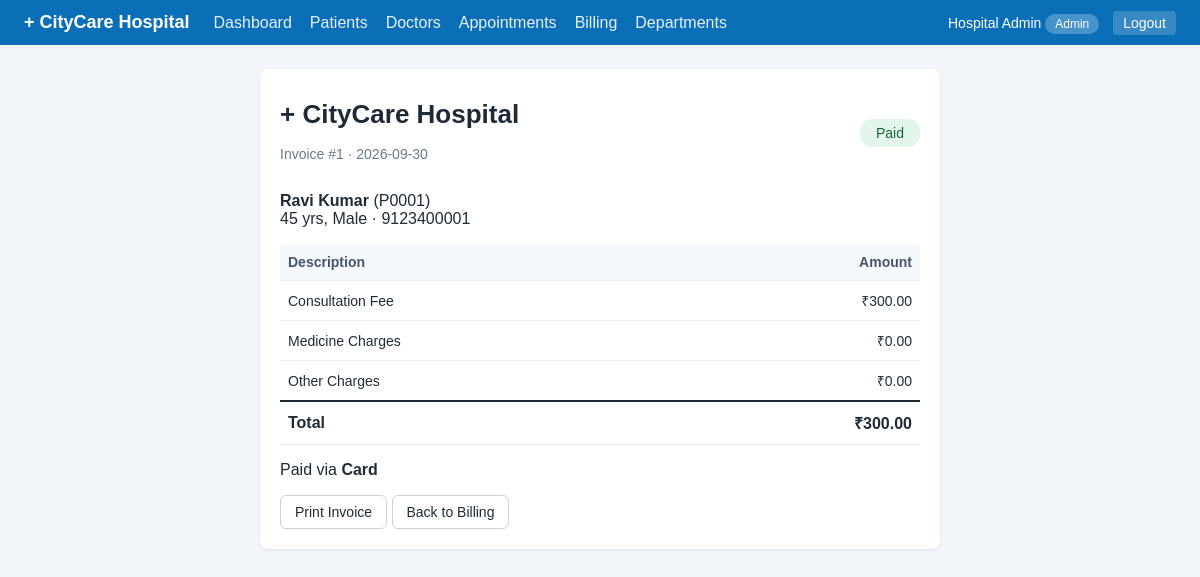
/billing/1 (signed in), run on the app's committed database.
### tables this page shows
CREATE TABLE bills (
    id               INTEGER PRIMARY KEY AUTOINCREMENT,
    patient_id       INTEGER NOT NULL,
    appointment_id   INTEGER,
    consultation_fee REAL NOT NULL DEFAULT 0,
    medicine_charges REAL NOT NULL DEFAULT 0,
    other_charges    REAL NOT NULL DEFAULT 0,
    total            REAL NOT NULL,
    status           TEXT NOT NULL DEFAULT 'Unpaid' CHECK (status IN ('Unpaid', 'Paid')),
    payment_method   TEXT,
    bill_date        TEXT NOT NULL DEFAULT (date('now')),
    FOREIGN KEY (patient_id)     REFERENCES patients(id)     ON DELETE CASCADE,
    FOREIGN KEY (appointment_id) REFERENCES appointments(id) ON DELETE SET NULL
);

CREATE TABLE patients (
    id          INTEGER PRIMARY KEY AUTOINCREMENT,
    name        TEXT NOT NULL,
    age         INTEGER NOT NULL,
    gender      TEXT NOT NULL,
    phone       TEXT NOT NULL,
    blood_group TEXT,
    address     TEXT,
    created_at  TEXT NOT NULL DEFAULT (date('now'))
);

### app.py (the view)
@app.route("/billing/<int:bill_id>")
@login_required("admin", "receptionist")
def bill_view(bill_id):
    bill = query("SELECT b.*, p.name AS patient_name, p.phone, p.age, p.gender FROM bills b "
                 "JOIN patients p ON p.id = b.patient_id WHERE b.id = ?", (bill_id,), one=True)
    if not bill:
        flash("Bill not found.", "error")
        return redirect(url_for("billing"))
    return render_template("bill_view.html", bill=bill)

### app.py (called while the page is built)
def get_db():
    if "db" not in g:
        g.db = sqlite3.connect(DATABASE)
        g.db.row_factory = sqlite3.Row
        g.db.execute("PRAGMA foreign_keys = ON")
    return g.db

def query(sql, args=(), one=False):
    rows = get_db().execute(sql, args).fetchall()
    if one:
        return rows[0] if rows else None
    return rows

def login_required(*roles):
    def decorator(f):
        @wraps(f)
        def wrapper(*args, **kwargs):
            if "user_id" not in session:
                return redirect(url_for("login"))
            if roles and session.get("role") not in roles:
                flash("You do not have permission to open that page.", "error")
                return redirect(url_for("dashboard"))
            return f(*args, **kwargs)
        return wrapper
    return decorator

@app.template_filter("pid")
def patient_code(value):
    return f"P{int(value):04d}"

@app.template_filter("money")
def money(value):
    return f"₹{float(value):,.2f}"

@app.context_processor
def inject_today():
    return {"today": str(date.today())}

### templates/bill_view.html (shortened to what this page needs)
{% extends "base.html" %}
{% block content %}
<div class="invoice card">
  <div class="row-between">
    <div><h1>+ CityCare Hospital</h1><p class="muted">Invoice #{{ bill.id }} &middot; {{ bill.bill_date }}</p></div>
    <span class="badge big {{ bill.status|lower }}">{{ bill.status }}</span>
  </div>
  <p><b>{{ bill.patient_name }}</b> ({{ bill.patient_id|pid }})<br>
     {{ bill.age }} yrs, {{ bill.gender }} &middot; {{ bill.phone }}</p>
  <table>
    <tr><th>Description</th><th class="right">Amount</th></tr>
    <tr><td>Consultation Fee</td><td class="right">{{ bill.consultation_fee|money }}</td></tr>
    <tr><td>Medicine Charges</td><td class="right">{{ bill.medicine_charges|money }}</td></tr>
    <tr><td>Other Charges</td><td class="right">{{ bill.other_charges|money }}</td></tr>
    <tr class="total"><td>Total</td><td class="right">{{ bill.total|money }}</td></tr>
  </table>
  {% if bill.status == 'Paid' %}
    <p>Paid via <b>{{ bill.payment_method }}</b></p>
  {% endif %}
  <div class="no-print">
    <button class="btn" onclick="window.print()">Print Invoice</button>
    <a class="btn" href="{{ url_for('billing') }}">Back to Billing</a>
  </div>
</div>
{% endblock %}

### static/style.css (style rules this page uses)
* { box-sizing: border-box; }
body { margin: 0; font-family: Arial, Helvetica, sans-serif; background: #f2f6fa; color: #1e2b37; }
a { color: #0b6fb8; text-decoration: none; }
h1 { font-size: 26px; margin: 10px 0 16px; }
.card { background: #fff; border-radius: 8px; padding: 20px; margin-bottom: 20px; box-shadow: 0 1px 3px rgba(0,0,0,.08); }
.row-between { display: flex; justify-content: space-between; align-items: center; flex-wrap: wrap; gap: 10px; }
.muted { color: #6b7a88; font-size: 14px; font-weight: normal; }
table { width: 100%; border-collapse: collapse; font-size: 14px; }
th, td { text-align: left; padding: 10px 8px; border-bottom: 1px solid #e8eef4; }
th { background: #f6f9fc; color: #44566a; }
.right { text-align: right; }
.total td { font-weight: bold; font-size: 16px; border-top: 2px solid #1e2b37; }
.btn { display: inline-block; border: 1px solid #c5d2de; background: #fff; color: #1e2b37; padding: 8px 14px; border-radius: 6px; cursor: pointer; font-size: 14px; }
.badge { padding: 3px 10px; border-radius: 12px; font-size: 12px; background: #e8eef4; }
.badge.completed, .badge.paid { background: #e3f6ea; color: #17643a; }
.badge.big { font-size: 14px; padding: 6px 16px; }
.invoice { max-width: 680px; margin: 0 auto; }

### data on the page
bills: id "1", bill_date "2026-09-30", status "Paid", patient_id|pid "P0001", consultation_fee "₹300.00", medicine_charges "₹0.00", other_charges "₹0.00", total "₹300.00", payment_method "Card"
patients: patient_name "Ravi Kumar", age "45", gender "Male", phone "9123400001"

### other printed values
{{ session.name }} "Hospital Admin"
{{ session.role }} "Admin"
